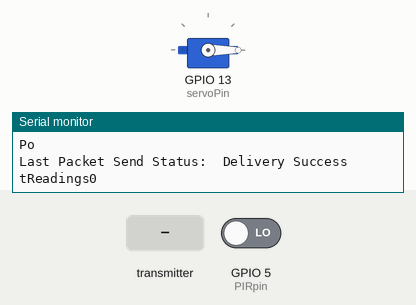
This sketch was run on a simulated ESP32. Parts: servo, the last lines printed to the serial monitor. The test bench sets the inputs (shaded band); at power-on: GPIO 5 (PIRpin) LOW. WiFi joins after 1.5 s; servers stay silent unless stated; the camera gives no picture.

Above: at 3.0 s.
3.1 s: the transmitter starts sending Pot = 1024
At 12.8 s:
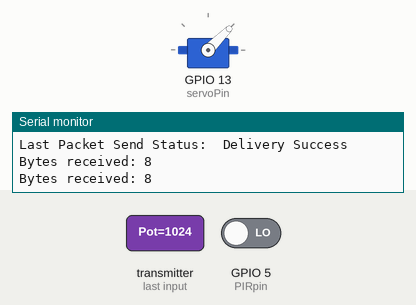
13.3 s: the transmitter starts sending Pot = 2048
At 22.8 s:
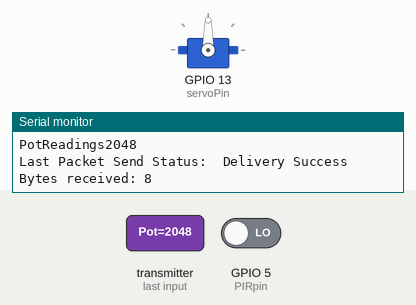
23.3 s: the transmitter starts sending Pot = 4095
At 32.8 s:
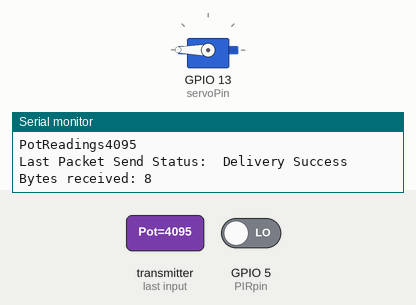
33.3 s: the transmitter starts sending Pot = 0
At 42.9 s:
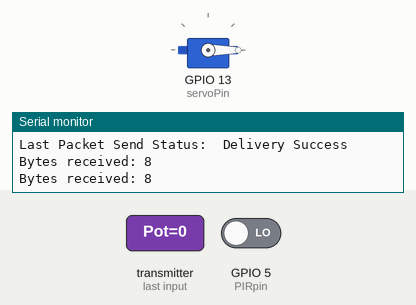
Timing chart, 0 to 44.3 s (numbered marks = the images above; inputs shaded):
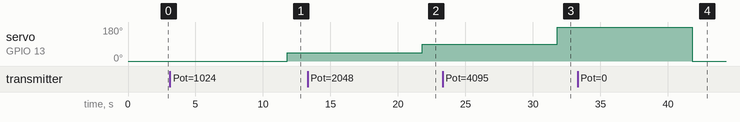

The sketch:

esp-32_cam_server.ino
```cpp
#include "esp_camera.h"
#include <WiFi.h>

//camera type
#define CAMERA_MODEL_WT_ESP32_CAM
#include "camera_pins.h"
const char* ssid = "BETH767";
const char* password = "catanddog";

void startCameraServer();

#include <esp_now.h>
#include <Wire.h>
#include <Adafruit_GFX.h>
#include <Adafruit_SSD1306.h>
#include <Servo.h>

#define SCREEN_WIDTH 128  // OLED display width, in pixels
#define SCREEN_HEIGHT 64  // OLED display height, in pixels
// Declaration for an SSD1306 display connected to I2C (SDA, SCL pins)
Adafruit_SSD1306 display(SCREEN_WIDTH, SCREEN_HEIGHT, &Wire, -1);

//sensor define
#define PIRpin 5
//#define pot 34
#define servoPin 13
Servo camServo; //servo object
int val;//init servo val to be used for pot

//MAC of other
uint8_t broadcastAddress[] = {0x7C, 0x9E, 0xBD, 0xF6, 0x0C, 0x18};

//sent values
float PIRs;
//Define incoming variable values
int incomingPot;


//Variabel for success
String success;

//Structure example to send data
typedef struct struct_message {
  int PIR;
  int Pot;
} struct_message;

//create struct_message to store PIR sensor readings
struct_message PIRreadings;

//create struct_message to hold incoming sensor readings
struct_message incomingReadings;

// Callback when data is sent
void OnDataSent(const uint8_t *mac_addr, esp_now_send_status_t status) {
  Serial.print("\r\nLast Packet Send Status:\t");
  Serial.println(status == ESP_NOW_SEND_SUCCESS ? "Delivery Success" : "Delivery Fail");
  if (status ==0){
    success = "Delivery Success :)";
  }
  else{
    success = "Delivery Fail :(";
  }
}

// Callback when data is received
void OnDataRecv(const uint8_t * mac, const uint8_t *incomingData, int len) {
  memcpy(&incomingReadings, incomingData, sizeof(incomingReadings));
  Serial.print("Bytes received: ");
  Serial.println(len);
  incomingPot = incomingReadings.Pot;
}


void setup() {
  Serial.begin(115200);

  //Camera initialize
  Serial.setDebugOutput(true);
  Serial.println();
  camera_config_t config;
  config.ledc_channel = LEDC_CHANNEL_0;
  config.ledc_timer = LEDC_TIMER_0;
  config.pin_d0 = Y2_GPIO_NUM;
  config.pin_d1 = Y3_GPIO_NUM;
  config.pin_d2 = Y4_GPIO_NUM;
  config.pin_d3 = Y5_GPIO_NUM;
  config.pin_d4 = Y6_GPIO_NUM;
  config.pin_d5 = Y7_GPIO_NUM;
  config.pin_d6 = Y8_GPIO_NUM;
  config.pin_d7 = Y9_GPIO_NUM;
  config.pin_xclk = XCLK_GPIO_NUM;
  config.pin_pclk = PCLK_GPIO_NUM;
  config.pin_vsync = VSYNC_GPIO_NUM;
  config.pin_href = HREF_GPIO_NUM;
  config.pin_sscb_sda = SIOD_GPIO_NUM;
  config.pin_sscb_scl = SIOC_GPIO_NUM;
  config.pin_pwdn = PWDN_GPIO_NUM;
  config.pin_reset = RESET_GPIO_NUM;
  config.xclk_freq_hz = 20000000;
  config.pixel_format = PIXFORMAT_JPEG;
  //init with high specs to pre-allocate larger buffers
  if(psramFound()){
    config.frame_size = FRAMESIZE_UXGA;
    config.jpeg_quality = 10;
    config.fb_count = 2;
  } else {
    config.frame_size = FRAMESIZE_SVGA;
    config.jpeg_quality = 12;
    config.fb_count = 1;
  }

#if defined(CAMERA_MODEL_ESP_EYE)
  pinMode(13, INPUT_PULLUP);
  pinMode(14, INPUT_PULLUP);
#endif

  // camera init
  esp_err_t err = esp_camera_init(&config);
  if (err != ESP_OK) {
    Serial.printf("Camera init failed with error 0x%x", err);
    return;
  }

  sensor_t * s = esp_camera_sensor_get();
  //initial sensors are flipped vertically and colors are a bit saturated
  if (s->id.PID == OV3660_PID) {
    s->set_vflip(s, 1);//flip it back
    s->set_brightness(s, 1);//up the blightness just a bit
    s->set_saturation(s, -2);//lower the saturation
  }
  //drop down frame size for higher initial frame rate
  s->set_framesize(s, FRAMESIZE_QVGA);

#if defined(CAMERA_MODEL_M5STACK_WIDE)
  s->set_vflip(s, 1);
  s->set_hmirror(s, 1);
#endif

  WiFi.begin(ssid, password);

  while (WiFi.status() != WL_CONNECTED) {
    delay(500);
    Serial.print(".");
  }
  Serial.println("");
  Serial.println("WiFi connected");

  startCameraServer();

  Serial.print("Camera Ready! Use 'http://");
  Serial.print(WiFi.localIP());
  Serial.println("' to connect");

  pinMode(PIRpin, INPUT);
  camServo.attach(servoPin);
  camServo.write(val);

    // Set device as a Wi-Fi Station
  WiFi.mode(WIFI_STA);

  // Init ESP-NOW
  if (esp_now_init() != ESP_OK) {
    Serial.println("Error initializing ESP-NOW");
    return;
  }

  // Once ESPNow is successfully Init, we will register for Send CB to
  // get the status of Trasnmitted packet
  esp_now_register_send_cb(OnDataSent);

  // Register peer
  esp_now_peer_info_t peerInfo;
  memcpy(peerInfo.peer_addr, broadcastAddress, 6);
  peerInfo.channel = 0;
  peerInfo.encrypt = false;

  // Add peer
  if (esp_now_add_peer(&peerInfo) != ESP_OK){
    Serial.println("Failed to add peer");
    return;
  }
  // Register for a callback function that will be called when data is received
  esp_now_register_recv_cb(OnDataRecv);

}

void loop() {
  // put your main code here, to run repeatedly:
  getReadings();

  // Set values to send
  PIRreadings.PIR = PIRs;
  //DHT11Readings.hum = humidity;

  // Send message via ESP-NOW
  esp_err_t result = esp_now_send(broadcastAddress, (uint8_t *) &PIRreadings, sizeof(PIRreadings));

  if (result == ESP_OK) {
    Serial.println("Sent with success");
  }
  else {
    Serial.println("Error sending the data");
  }
  updateDisplay();

  val = incomingReadings.Pot;
  val = map(val, 0, 4095, 0, 180);
  camServo.write(val);
  delay(10000);
}

void getReadings(){
  PIRs = digitalRead(PIRpin);
  //humidity = dht.readHumidity();
}

void updateDisplay(){
  // Display Readings in Serial Monitor
  Serial.println("INCOMING READINGS");
  Serial.print("PotReadings");
  Serial.print(incomingReadings.Pot);
  Serial.println("");

}
```

camera_pins.h
```cpp
#if defined(CAMERA_MODEL_WROVER_KIT)
#define PWDN_GPIO_NUM    -1
#define RESET_GPIO_NUM   -1
#define XCLK_GPIO_NUM    21
#define SIOD_GPIO_NUM    26
#define SIOC_GPIO_NUM    27

#define Y9_GPIO_NUM      35
#define Y8_GPIO_NUM      34
#define Y7_GPIO_NUM      39
#define Y6_GPIO_NUM      36
#define Y5_GPIO_NUM      19
#define Y4_GPIO_NUM      18
#define Y3_GPIO_NUM       5
#define Y2_GPIO_NUM       4
#define VSYNC_GPIO_NUM   25
#define HREF_GPIO_NUM    23
#define PCLK_GPIO_NUM    22

#elif defined(CAMERA_MODEL_ESP_EYE)
#define PWDN_GPIO_NUM    -1
#define RESET_GPIO_NUM   -1
#define XCLK_GPIO_NUM    4
#define SIOD_GPIO_NUM    18
#define SIOC_GPIO_NUM    23

#define Y9_GPIO_NUM      36
#define Y8_GPIO_NUM      37
#define Y7_GPIO_NUM      38
#define Y6_GPIO_NUM      39
#define Y5_GPIO_NUM      35
#define Y4_GPIO_NUM      14
#define Y3_GPIO_NUM      13
#define Y2_GPIO_NUM      34
#define VSYNC_GPIO_NUM   5
#define HREF_GPIO_NUM    27
#define PCLK_GPIO_NUM    25

#elif defined(CAMERA_MODEL_M5STACK_PSRAM)
#define PWDN_GPIO_NUM     -1
#define RESET_GPIO_NUM    15
#define XCLK_GPIO_NUM     27
#define SIOD_GPIO_NUM     25
#define SIOC_GPIO_NUM     23

#define Y9_GPIO_NUM       19
#define Y8_GPIO_NUM       36
#define Y7_GPIO_NUM       18
#define Y6_GPIO_NUM       39
#define Y5_GPIO_NUM        5
#define Y4_GPIO_NUM       34
#define Y3_GPIO_NUM       35
#define Y2_GPIO_NUM       32
#define VSYNC_GPIO_NUM    22
#define HREF_GPIO_NUM     26
#define PCLK_GPIO_NUM     21

#elif defined(CAMERA_MODEL_M5STACK_WIDE)
#define PWDN_GPIO_NUM     -1
#define RESET_GPIO_NUM    15
#define XCLK_GPIO_NUM     27
#define SIOD_GPIO_NUM     22
#define SIOC_GPIO_NUM     23

#define Y9_GPIO_NUM       19
#define Y8_GPIO_NUM       36
#define Y7_GPIO_NUM       18
#define Y6_GPIO_NUM       39
#define Y5_GPIO_NUM        5
#define Y4_GPIO_NUM       34
#define Y3_GPIO_NUM       35
#define Y2_GPIO_NUM       32
#define VSYNC_GPIO_NUM    25
#define HREF_GPIO_NUM     26
#define PCLK_GPIO_NUM     21

#elif defined(CAMERA_MODEL_AI_THINKER)
#define PWDN_GPIO_NUM     32
#define RESET_GPIO_NUM    -1
#define XCLK_GPIO_NUM      0
#define SIOD_GPIO_NUM     26
#define SIOC_GPIO_NUM     27

#define Y9_GPIO_NUM       35
#define Y8_GPIO_NUM       34
#define Y7_GPIO_NUM       39
#define Y6_GPIO_NUM       36
#define Y5_GPIO_NUM       21
#define Y4_GPIO_NUM       19
#define Y3_GPIO_NUM       18
#define Y2_GPIO_NUM        5
#define VSYNC_GPIO_NUM    25
#define HREF_GPIO_NUM     23
#define PCLK_GPIO_NUM     22

#elif defined(CAMERA_MODEL_WT_ESP32_CAM)
#define PWDN_GPIO_NUM 32
#define RESET_GPIO_NUM -1
#define XCLK_GPIO_NUM 0
#define SIOD_GPIO_NUM 26
#define SIOC_GPIO_NUM 27

#define Y9_GPIO_NUM 35
#define Y8_GPIO_NUM 34
#define Y7_GPIO_NUM 39
#define Y6_GPIO_NUM 36
#define Y5_GPIO_NUM 21
#define Y4_GPIO_NUM 19
#define Y3_GPIO_NUM 18
#define Y2_GPIO_NUM 5

#define VSYNC_GPIO_NUM 25
#define HREF_GPIO_NUM 23
#define PCLK_GPIO_NUM 22

#else
#error "Camera model not selected"
#endif
```

Measured:
- after the input at 3.1 s, servo on GPIO 13 (servoPin): 0° → 45° after 8.7 s
- after the input at 13.3 s, servo on GPIO 13 (servoPin): 45° → 90° after 8.5 s
- after the input at 23.3 s, servo on GPIO 13 (servoPin): 90° → 180° after 8.5 s
- after the input at 33.3 s, servo on GPIO 13 (servoPin): 180° → 0° after 8.5 s
